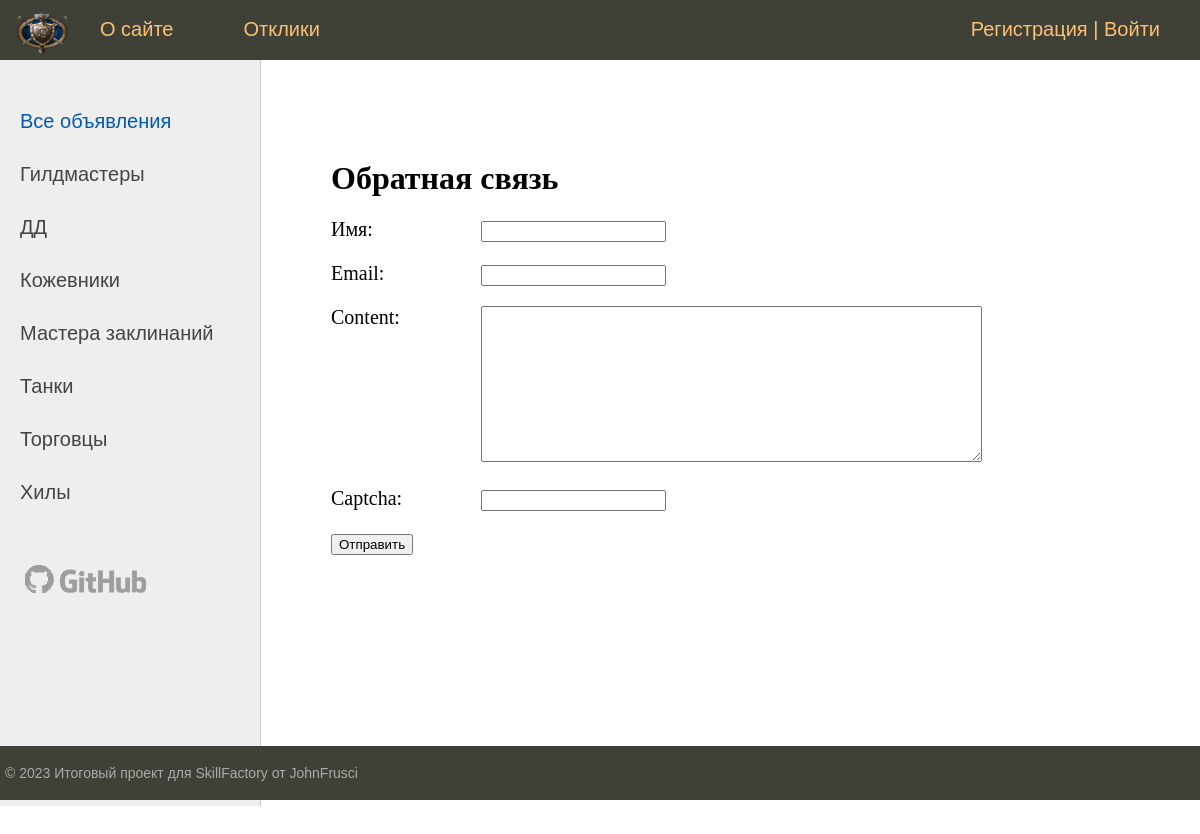
Page /contact/ on the committed database.
### board/models.py (models this page shows, shortened)
class Category(models.Model):
    name = models.CharField(max_length=100, db_index=True, verbose_name="Категория")
    slug = models.SlugField(max_length=255, unique=True, db_index=True, verbose_name="URL")
    def get_absolute_url(self):
        return reverse('category', kwargs={'cat_slug': self.slug})
    class Meta:
        verbose_name = "Категория"
        verbose_name_plural = "Категории"
        ordering = ['id']

### board/views.py (the view, shortened to what this page needs)
# urls.py: path('contact/', ContactFormView.as_view(), name='contact'),
class ContactFormView(DataMixin, FormView):
    form_class = ContactForm
    template_name = 'board/contact.html'
    success_url = reverse_lazy('home')
    def get_context_data(self, **kwargs):
        context = super().get_context_data(**kwargs)
        c_def = self.get_user_context(title="Обратная связь")
        return dict(list(context.items()) + list(c_def.items()))

### board/forms.py
class ContactForm(forms.Form):
    name = forms.CharField(label='Имя', max_length=255)
    email = forms.EmailField(label='Email')
    content = forms.CharField(widget=forms.Textarea(attrs={'cols': 60, 'rows': 10}))
    captcha = CaptchaField()

### board/utils.py (called while the page is built)
    def get_user_context(self, **kwargs):
        context = kwargs
        cats = Category.objects.annotate(Count('post'))
        user_menu = menu.copy()
        if not self.request.user.is_authenticated:
            user_menu.pop(1)
        context['menu'] = user_menu
        context['cats'] = cats
        if 'cat_selected' not in context:
            context['cat_selected'] = 0
        return context

### board/templates/board/contact.html (shortened to what this page needs)
{% extends 'board/base.html' %}
{% block content %}
<h1>{{ title }}</h1>
<form method="post">
{% for f in form %}
    <p><label class="form-label" for="{{ f.id_for_label }}">{{f.label}}: </label>{{ f }}</p>
{% endfor %}
    <button type="submit">Отправить</button>
</form>
{% endblock %}

### board/templates/board/base.html (shortened to what this page needs)
{% load static %}
{% load board_tags %}
<!DOCTYPE html>
<html>
<head>
	<link type="text/css" href="{% static 'board/css/styles.css' %}" rel="stylesheet" />
</head>
<body>
<table class="table-page" border=0 cellpadding="0" cellspacing="0">
<tr><td valign=top>
{% block mainmenu %}
		<div class="header">
			<ul id="mainmenu" class="mainmenu">
			<li class="logo"><a href="{% url 'home' %}"><div class="logo"></div></a></li>
{% for m in menu %}
			<li><a href="{% url m.url_name %}">{{m.title}}</a></li>
{% endfor %}
			{% if request.user.is_authenticated %}
			<li class="last">{{ user.username }} | <a href="{% url 'logout' %}">Выйти</a> </li>
			{% else %}
			<li class="last"><a href="{% url 'register' %}">Регистрация</a> | <a href="{% url 'login' %}">Войти</a></li>
			{% endif %}
			</ul>
		</div>
{% endblock mainmenu %}
<table class="table-content" border=0 cellpadding="0" cellspacing="0">
<tr>
	<td valign="top" class="left-chapters">
	<ul id="leftchapters">
	{% if cat_selected == 0 %}
		<li class="selected">Все объявления</li>
	{% else %}
		<li><a href="{% url 'home' %}">Все объявления</a></li>
	{% endif %}
	{% for c in cats %}
	{% if c.post__count > 0 %}
		{% if c.pk == cat_selected %}
			<li class="selected">{{ c.name }}</li>
		{% else %}
			<li><a href="{{ c.get_absolute_url }}">{{ c.name }}</a></li>
		{% endif %}
	{% endif %}
	{% endfor %}
		<li class="share">
		<a class="share-yt" href="https://github.com/JohnFrusci" target="_blank" rel="nofollow"></a>
		</li>
	</ul>
</td>
<td valign="top" class="content">
		<div class="content-text">
{% block content %}
{% endblock %}
	</div>
</td></tr></table>
</td></tr>
<tr><td valign=top>
	<div id="footer">
		<p>&copy; 2023 Итоговый проект для SkillFactory от JohnFrusci</p>
	</div>
</td></tr></table>
</body>
</html>

### board/static/board/css/styles.css (style rules this page uses)
html, body { font-family: 'Arial'; margin: 0; padding: 0; height: 100%; width: 100%; color: #444; }
a { color: #0059b2; text-decoration: none; }
.table-page { width: 100%; height: 100%; vertical-align: top; }
.table-page tr { height: 100%; }
.header { background: #3F4137; height: 60px; }
.logo { background: url('../images/logo.png') no-repeat 10px 5px; width: 70px; height: 60px; }
ul.mainmenu { list-style: none; margin: 0; padding: 0; height: 60px; color: #fdc073; font-size: 20px; overflow: hidden; }
ul.mainmenu li { float: left; margin: 18px 40px 0 30px; }
ul.mainmenu li.logo { margin: 0; }
ul.mainmenu li.last { float: right; }
ul.mainmenu li a { color: #fdc073; text-decoration: none; }
.table-content { width: 100%; min-height: 100%; height: 100%; }
.left-chapters { margin: 0; background: #eee; border-right: 1px solid #ccc; min-height: 100%; }
.left-chapters ul { width: 230px; min-height: 100%; margin: 0; padding: 20px 10px 10px 20px; list-style: none; font-size: 20px; }
.left-chapters ul li { margin: 30px 0 0 0; color: #999; }
.left-chapters ul li.selected { color: #0059b2; }
.left-chapters ul li a { color: #444; text-decoration: none; }
.left-chapters ul li.share { margin: 60px 0 0 0; }
.left-chapters ul li.share a { display: inline-block; width: 40px; height: 40px; margin: 0 20px 0 0; }
.left-chapters ul li.share a.share-yt { width: 100%; height: 30px; background: url('../images/share_yt.png') no-repeat 0 0 }
.content { padding: 40px 20px 20px 40px; width: 100%; box-sizing: border-box; }
.content-text { margin: 60px 0 0 30px; color: #000; font-size: 20px; font-family: Yandex Sans Display Light; }
.content-text h1 { font-size: 32px; }
#footer { box-sizing: border-box; background: #3F4137; padding: 5px; color: #aaa; font-size: 14px; font-family: Verdana, Geneva, Arial, Helvetica; text-align: left; overflow: hidden; }
.form-label { display: inline-block; min-width: 150px; vertical-align: top; }

### rows in the picture
Category: name "Гилдмастеры"
Category: name "ДД"
Category: name "Кожевники"
Category: name "Мастера заклинаний"
Category: name "Танки"
Category: name "Торговцы"
Category: name "Хилы"

### other values in the picture
{{ m.title }} "О сайте" "Отклики"
{{ title }} "Обратная связь"
{{ f.label }} "Имя" "Email" "Content" "Captcha"
